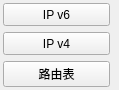
             <widget class="QWidget" name="scrollAreaWidgetContents_18">
              <property name="geometry">
               <rect>
                <x>0</x>
                <y>0</y>
                <width>119</width>
                <height>90</height>
               </rect>
              </property>
              <layout class="QFormLayout" name="formLayout_18">
               <property name="leftMargin">
                <number>3</number>
               </property>
               <property name="topMargin">
                <number>3</number>
               </property>
               <property name="rightMargin">
                <number>3</number>
               </property>
               <property name="bottomMargin">
                <number>3</number>
               </property>
               <item row="2" column="0">
                <widget class="QPushButton" name="routeBtn">
                 <property name="minimumSize">
                  <size>
                   <width>107</width>
                   <height>23</height>
                  </size>
                 </property>
                 <property name="text">
                  <string>路由表</string>
                 </property>
                 <property name="icon">
                  <iconset resource="maintools.qrc">
                   <normaloff>:/maintools/route.ico</normaloff>:/maintools/route.ico</iconset>
                 </property>
                </widget>
               </item>
               <item row="1" column="0">
                <widget class="QPushButton" name="ipv4Btn">
                 <property name="minimumSize">
                  <size>
                   <width>107</width>
                   <height>23</height>
                  </size>
                 </property>
                 <property name="text">
                  <string>IP v4</string>
                 </property>
                 <property name="icon">
                  <iconset resource="maintools.qrc">
                   <normaloff>:/maintools/ipv4.ico</normaloff>:/maintools/ipv4.ico</iconset>
                 </property>
                </widget>
               </item>
               <item row="0" column="0">
                <widget class="QPushButton" name="ipv6Btn">
                 <property name="minimumSize">
                  <size>
                   <width>107</width>
                   <height>23</height>
                  </size>
                 </property>
                 <property name="text">
                  <string>IP v6</string>
                 </property>
                 <property name="icon">
                  <iconset resource="maintools.qrc">
                   <normaloff>:/maintools/ipv6.ico</normaloff>:/maintools/ipv6.ico</iconset>
                 </property>
                </widget>
               </item>
              </layout>
             </widget>
